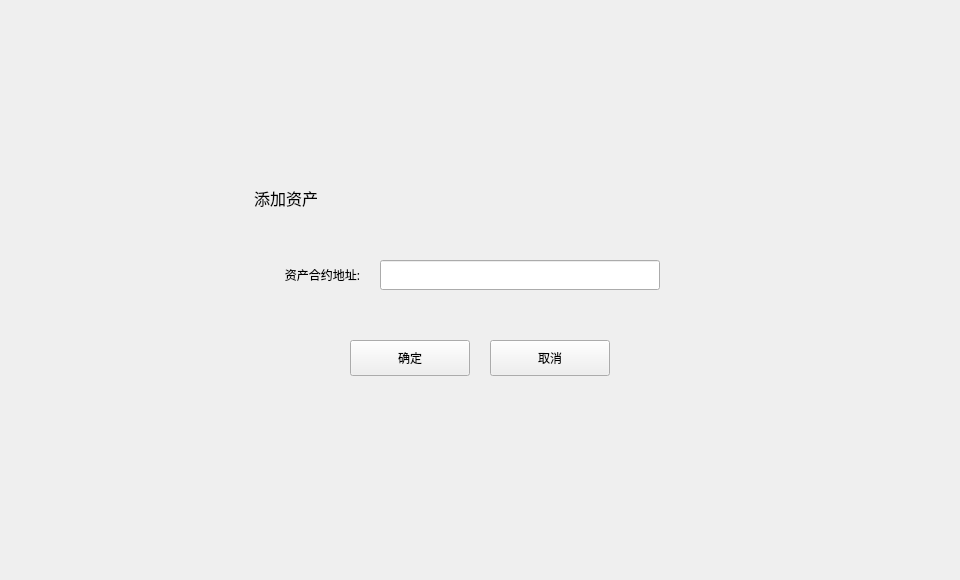
<?xml version="1.0" encoding="UTF-8"?>
<ui version="4.0">
 <class>AddTokenDialog</class>
 <widget class="QDialog" name="AddTokenDialog">
  <property name="geometry">
   <rect>
    <x>0</x>
    <y>0</y>
    <width>960</width>
    <height>580</height>
   </rect>
  </property>
  <property name="windowTitle">
   <string>Dialog</string>
  </property>
  <widget class="QWidget" name="widget" native="true">
   <property name="geometry">
    <rect>
     <x>0</x>
     <y>0</y>
     <width>960</width>
     <height>580</height>
    </rect>
   </property>
   <widget class="QWidget" name="containerWidget" native="true">
    <property name="geometry">
     <rect>
      <x>230</x>
      <y>170</y>
      <width>500</width>
      <height>240</height>
     </rect>
    </property>
    <property name="font">
     <font>
      <family>微软雅黑</family>
     </font>
    </property>
    <widget class="QLabel" name="contactLabel2">
     <property name="geometry">
      <rect>
       <x>24</x>
       <y>17</y>
       <width>171</width>
       <height>21</height>
      </rect>
     </property>
     <property name="font">
      <font>
       <family>微软雅黑</family>
       <pointsize>12</pointsize>
      </font>
     </property>
     <property name="styleSheet">
      <string notr="true"/>
     </property>
     <property name="text">
      <string>添加资产</string>
     </property>
    </widget>
    <widget class="QLabel" name="label">
     <property name="geometry">
      <rect>
       <x>20</x>
       <y>90</y>
       <width>110</width>
       <height>30</height>
      </rect>
     </property>
     <property name="text">
      <string>资产合约地址:</string>
     </property>
     <property name="alignment">
      <set>Qt::AlignRight|Qt::AlignTrailing|Qt::AlignVCenter</set>
     </property>
    </widget>
    <widget class="QLineEdit" name="contractAddressLineEdit">
     <property name="geometry">
      <rect>
       <x>150</x>
       <y>90</y>
       <width>280</width>
       <height>30</height>
      </rect>
     </property>
    </widget>
    <widget class="QToolButton" name="cancelBtn">
     <property name="geometry">
      <rect>
       <x>260</x>
       <y>170</y>
       <width>120</width>
       <height>36</height>
      </rect>
     </property>
     <property name="font">
      <font>
       <family>微软雅黑</family>
      </font>
     </property>
     <property name="cursor">
      <cursorShape>PointingHandCursor</cursorShape>
     </property>
     <property name="focusPolicy">
      <enum>Qt::NoFocus</enum>
     </property>
     <property name="styleSheet">
      <string notr="true"/>
     </property>
     <property name="text">
      <string>取消</string>
     </property>
    </widget>
    <widget class="QToolButton" name="okBtn">
     <property name="geometry">
      <rect>
       <x>120</x>
       <y>170</y>
       <width>120</width>
       <height>36</height>
      </rect>
     </property>
     <property name="font">
      <font>
       <family>微软雅黑</family>
      </font>
     </property>
     <property name="cursor">
      <cursorShape>PointingHandCursor</cursorShape>
     </property>
     <property name="focusPolicy">
      <enum>Qt::NoFocus</enum>
     </property>
     <property name="styleSheet">
      <string notr="true"/>
     </property>
     <property name="text">
      <string>确定</string>
     </property>
    </widget>
   </widget>
  </widget>
 </widget>
 <resources/>
 <connections/>
</ui>
